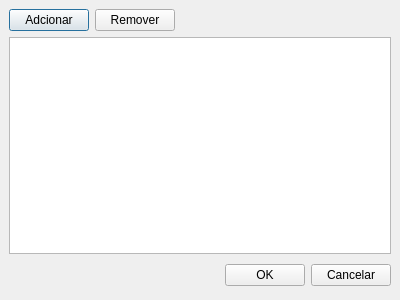
<ui version="4.0" >
 <class>areas</class>
 <widget class="QDialog" name="areas" >
  <property name="geometry" >
   <rect>
    <x>0</x>
    <y>0</y>
    <width>400</width>
    <height>300</height>
   </rect>
  </property>
  <property name="windowTitle" >
   <string>Áreas</string>
  </property>
  <property name="windowIcon" >
   <iconset resource="../res/rs.qrc" >:/png/buttons/16/edit_group.png</iconset>
  </property>
  <layout class="QGridLayout" >
   <property name="margin" >
    <number>9</number>
   </property>
   <property name="spacing" >
    <number>6</number>
   </property>
   <item row="0" column="0" >
    <layout class="QHBoxLayout" >
     <property name="margin" >
      <number>0</number>
     </property>
     <property name="spacing" >
      <number>6</number>
     </property>
     <item>
      <widget class="QPushButton" name="pbAdcionar" >
       <property name="text" >
        <string>Adcionar</string>
       </property>
       <property name="icon" >
        <iconset resource="../res/rs.qrc" >:/png/buttons/16/edit_add.png</iconset>
       </property>
      </widget>
     </item>
     <item>
      <widget class="QPushButton" name="pbRemover" >
       <property name="text" >
        <string>Remover</string>
       </property>
       <property name="icon" >
        <iconset resource="../res/rs.qrc" >:/png/buttons/16/button_cancel.png</iconset>
       </property>
      </widget>
     </item>
     <item>
      <spacer>
       <property name="orientation" >
        <enum>Qt::Horizontal</enum>
       </property>
       <property name="sizeHint" >
        <size>
         <width>40</width>
         <height>20</height>
        </size>
       </property>
      </spacer>
     </item>
    </layout>
   </item>
   <item row="1" column="0" >
    <widget class="QTableView" name="tableView" >
     <property name="alternatingRowColors" >
      <bool>true</bool>
     </property>
    </widget>
   </item>
   <item row="2" column="0" >
    <layout class="QHBoxLayout" >
     <property name="margin" >
      <number>0</number>
     </property>
     <property name="spacing" >
      <number>6</number>
     </property>
     <item>
      <spacer>
       <property name="orientation" >
        <enum>Qt::Horizontal</enum>
       </property>
       <property name="sizeHint" >
        <size>
         <width>131</width>
         <height>31</height>
        </size>
       </property>
      </spacer>
     </item>
     <item>
      <widget class="QPushButton" name="okButton" >
       <property name="text" >
        <string>OK</string>
       </property>
       <property name="icon" >
        <iconset resource="../res/rs.qrc" >:/png/buttons/16/agt_action_success.png</iconset>
       </property>
      </widget>
     </item>
     <item>
      <widget class="QPushButton" name="cancelButton" >
       <property name="text" >
        <string>Cancelar</string>
       </property>
       <property name="icon" >
        <iconset resource="../res/rs.qrc" >:/png/buttons/16/agt_action_fail.png</iconset>
       </property>
      </widget>
     </item>
    </layout>
   </item>
  </layout>
 </widget>
 <resources>
  <include location="../res/rs.qrc" />
 </resources>
 <connections>
  <connection>
   <sender>okButton</sender>
   <signal>clicked()</signal>
   <receiver>areas</receiver>
   <slot>accept()</slot>
   <hints>
    <hint type="sourcelabel" >
     <x>278</x>
     <y>253</y>
    </hint>
    <hint type="destinationlabel" >
     <x>96</x>
     <y>254</y>
    </hint>
   </hints>
  </connection>
  <connection>
   <sender>cancelButton</sender>
   <signal>clicked()</signal>
   <receiver>areas</receiver>
   <slot>reject()</slot>
   <hints>
    <hint type="sourcelabel" >
     <x>369</x>
     <y>253</y>
    </hint>
    <hint type="destinationlabel" >
     <x>179</x>
     <y>282</y>
    </hint>
   </hints>
  </connection>
 </connections>
</ui>
